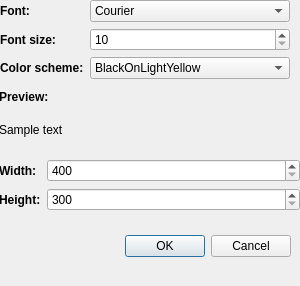
<?xml version="1.0" encoding="UTF-8"?>
<ui version="4.0">
 <class>Dialog</class>
 <widget class="QDialog" name="Dialog">
  <property name="geometry">
   <rect>
    <x>0</x>
    <y>0</y>
    <width>300</width>
    <height>286</height>
   </rect>
  </property>
  <property name="windowTitle">
   <string>Config QtQuickTerm</string>
  </property>
  <property name="windowIcon">
   <iconset theme="configure"/>
  </property>
  <widget class="QDialogButtonBox" name="buttonBox">
   <property name="geometry">
    <rect>
     <x>0</x>
     <y>230</y>
     <width>291</width>
     <height>32</height>
    </rect>
   </property>
   <property name="orientation">
    <enum>Qt::Horizontal</enum>
   </property>
   <property name="standardButtons">
    <set>QDialogButtonBox::Cancel|QDialogButtonBox::Ok</set>
   </property>
  </widget>
  <widget class="QWidget" name="formLayoutWidget">
   <property name="geometry">
    <rect>
     <x>0</x>
     <y>0</y>
     <width>290</width>
     <height>91</height>
    </rect>
   </property>
   <layout class="QFormLayout" name="formLayout">
    <item row="0" column="0">
     <widget class="QLabel" name="label_3">
      <property name="font">
       <font>
        <weight>75</weight>
        <bold>true</bold>
       </font>
      </property>
      <property name="text">
       <string>Font:</string>
      </property>
     </widget>
    </item>
    <item row="0" column="1">
     <widget class="QFontComboBox" name="fontComboBox">
      <property name="editable">
       <bool>false</bool>
      </property>
      <property name="currentText">
       <string notr="true">Andale Mono</string>
      </property>
      <property name="fontFilters">
       <set>QFontComboBox::MonospacedFonts|QFontComboBox::NonScalableFonts|QFontComboBox::ScalableFonts</set>
      </property>
     </widget>
    </item>
    <item row="2" column="0">
     <widget class="QLabel" name="label_2">
      <property name="font">
       <font>
        <weight>75</weight>
        <bold>true</bold>
       </font>
      </property>
      <property name="text">
       <string>Color scheme:</string>
      </property>
     </widget>
    </item>
    <item row="2" column="1">
     <widget class="QComboBox" name="schemeComboBox">
      <property name="toolTip">
       <string/>
      </property>
      <property name="currentText">
       <string notr="true">BlackOnLightYellow</string>
      </property>
      <item>
       <property name="text">
        <string notr="true">BlackOnLightYellow</string>
       </property>
      </item>
      <item>
       <property name="text">
        <string notr="true">BlackOnRandomLight</string>
       </property>
      </item>
      <item>
       <property name="text">
        <string notr="true">BlackOnWhite</string>
       </property>
      </item>
      <item>
       <property name="text">
        <string notr="true">GreenOnBlack</string>
       </property>
      </item>
      <item>
       <property name="text">
        <string notr="true">Linux</string>
       </property>
      </item>
      <item>
       <property name="text">
        <string notr="true">Solarized</string>
       </property>
      </item>
      <item>
       <property name="text">
        <string notr="true">SolarizedLight</string>
       </property>
      </item>
      <item>
       <property name="text">
        <string notr="true">WhiteOnBlack</string>
       </property>
      </item>
     </widget>
    </item>
    <item row="1" column="1">
     <widget class="QSpinBox" name="fontSize">
      <property name="minimum">
       <number>10</number>
      </property>
      <property name="maximum">
       <number>30</number>
      </property>
     </widget>
    </item>
    <item row="1" column="0">
     <widget class="QLabel" name="label">
      <property name="font">
       <font>
        <weight>75</weight>
        <bold>true</bold>
       </font>
      </property>
      <property name="text">
       <string>Font size:</string>
      </property>
     </widget>
    </item>
   </layout>
  </widget>
  <widget class="QWidget" name="verticalLayoutWidget">
   <property name="geometry">
    <rect>
     <x>-1</x>
     <y>89</y>
     <width>291</width>
     <height>61</height>
    </rect>
   </property>
   <layout class="QVBoxLayout" name="verticalLayout">
    <item>
     <widget class="QLabel" name="label_4">
      <property name="font">
       <font>
        <weight>75</weight>
        <bold>true</bold>
       </font>
      </property>
      <property name="text">
       <string>Preview:</string>
      </property>
     </widget>
    </item>
    <item>
     <widget class="QLabel" name="fontPreview">
      <property name="minimumSize">
       <size>
        <width>0</width>
        <height>40</height>
       </size>
      </property>
      <property name="text">
       <string>Sample text</string>
      </property>
     </widget>
    </item>
   </layout>
  </widget>
  <widget class="QWidget" name="formLayoutWidget_2">
   <property name="geometry">
    <rect>
     <x>-1</x>
     <y>159</y>
     <width>301</width>
     <height>61</height>
    </rect>
   </property>
   <layout class="QFormLayout" name="formLayout_2">
    <item row="0" column="0">
     <widget class="QLabel" name="label_5">
      <property name="font">
       <font>
        <weight>75</weight>
        <bold>true</bold>
       </font>
      </property>
      <property name="text">
       <string>Width:</string>
      </property>
     </widget>
    </item>
    <item row="1" column="0">
     <widget class="QLabel" name="label_6">
      <property name="font">
       <font>
        <weight>75</weight>
        <bold>true</bold>
       </font>
      </property>
      <property name="text">
       <string>Height:</string>
      </property>
     </widget>
    </item>
    <item row="0" column="1">
     <widget class="QSpinBox" name="widthSpinBox">
      <property name="minimum">
       <number>400</number>
      </property>
      <property name="maximum">
       <number>1600</number>
      </property>
      <property name="singleStep">
       <number>50</number>
      </property>
     </widget>
    </item>
    <item row="1" column="1">
     <widget class="QSpinBox" name="heightSpinBox">
      <property name="minimum">
       <number>300</number>
      </property>
      <property name="maximum">
       <number>1080</number>
      </property>
      <property name="singleStep">
       <number>50</number>
      </property>
     </widget>
    </item>
   </layout>
  </widget>
 </widget>
 <resources/>
 <connections>
  <connection>
   <sender>buttonBox</sender>
   <signal>accepted()</signal>
   <receiver>Dialog</receiver>
   <slot>accept()</slot>
   <hints>
    <hint type="sourcelabel">
     <x>248</x>
     <y>254</y>
    </hint>
    <hint type="destinationlabel">
     <x>157</x>
     <y>274</y>
    </hint>
   </hints>
  </connection>
  <connection>
   <sender>buttonBox</sender>
   <signal>rejected()</signal>
   <receiver>Dialog</receiver>
   <slot>reject()</slot>
   <hints>
    <hint type="sourcelabel">
     <x>316</x>
     <y>260</y>
    </hint>
    <hint type="destinationlabel">
     <x>286</x>
     <y>274</y>
    </hint>
   </hints>
  </connection>
 </connections>
</ui>
